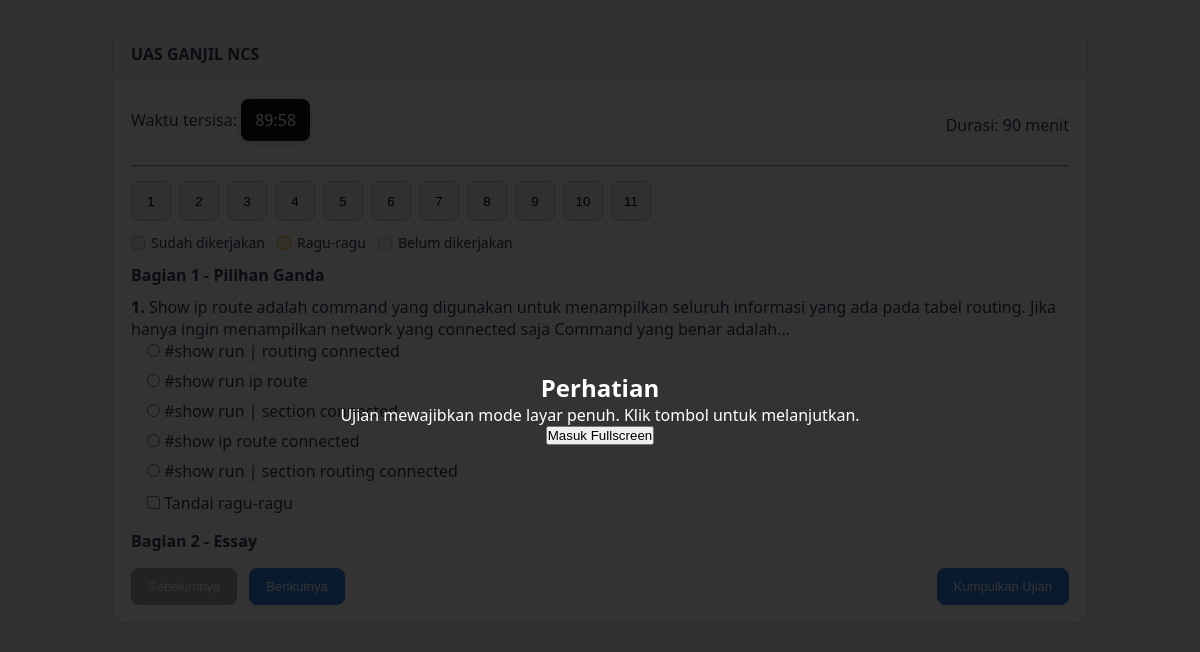
Page /siswa/ujian/take.php?id=34 (signed in) on the committed database.
### tables this page shows
CREATE TABLE `soal` (
  `id` int(11) NOT NULL,
  `assignment_id` int(11) NOT NULL,
  `judul_ujian` varchar(200) NOT NULL,
  `deskripsi` text DEFAULT NULL,
  `jenis_ujian` enum('Harian','UTS','UAS') NOT NULL DEFAULT 'Harian',
  `semester` enum('Ganjil','Genap') NOT NULL DEFAULT 'Ganjil',
  `waktu_mulai` datetime NOT NULL,
  `waktu_selesai` datetime NOT NULL,
  `durasi` int(11) NOT NULL COMMENT 'Durasi dalam menit',
  `tampil_nilai` tinyint(1) NOT NULL DEFAULT 0 COMMENT 'Apakah siswa bisa lihat nilai',
  `created_at` timestamp NOT NULL DEFAULT current_timestamp(),
  `updated_at` timestamp NOT NULL DEFAULT current_timestamp() ON UPDATE current_timestamp(),
  `bank_soal_id` int(11) DEFAULT NULL
);

CREATE TABLE `detail_soal` (
  `id` int(11) NOT NULL,
  `soal_id` int(11) NOT NULL,
  `master_soal_id` int(11) DEFAULT NULL,
  `tipe_soal` enum('pilihan_ganda','pilihan_ganda_kompleks','benar_salah','essay') NOT NULL,
  `pertanyaan` text NOT NULL,
  `pilihan_a` text DEFAULT NULL,
  `pilihan_a_path` varchar(255) DEFAULT NULL,
  `pilihan_b` text DEFAULT NULL,
  `pilihan_b_path` varchar(255) DEFAULT NULL,
  `pilihan_c` text DEFAULT NULL,
  `pilihan_c_path` varchar(255) DEFAULT NULL,
  `pilihan_d` text DEFAULT NULL,
  `pilihan_d_path` varchar(255) DEFAULT NULL,
  `pilihan_e` text DEFAULT NULL,
  `pilihan_e_path` varchar(255) DEFAULT NULL,
  `gambar_path` varchar(255) DEFAULT NULL,
  `gambar_posisi` enum('atas','bawah') DEFAULT NULL,
  `video_url` varchar(255) DEFAULT NULL,
  `video_posisi` enum('atas','bawah') DEFAULT NULL,
  `jawaban_benar` text DEFAULT NULL COMMENT 'PG: A/B/C/D/E, PG Kompleks: A,B,D, Benar/Salah: benar/salah, Essay: NULL',
  `bobot` int(11) NOT NULL DEFAULT 1,
  `urutan` int(11) NOT NULL DEFAULT 1,
  `created_at` timestamp NOT NULL DEFAULT current_timestamp(),
  `updated_at` timestamp NOT NULL DEFAULT current_timestamp() ON UPDATE current_timestamp()
);

### config/database.php (called while the page is built, shortened)
<?php
$DB_HOST = '127.0.0.1';
$DB_USER = 'root';
$DB_PASS = '';
$DB_NAME = 'lms_kgb2';
$conn = mysqli_connect($DB_HOST, $DB_USER, $DB_PASS, $DB_NAME);
mysqli_set_charset($conn, 'utf8mb4');
function db() {
    global $conn;
    return $conn;
}
function query($sql) {
    $result = mysqli_query(db(), $sql);
    return $result;
}
function fetch_all($result) {
    return $result ? mysqli_fetch_all($result, MYSQLI_ASSOC) : [];
}
?>

### siswa/ujian/take.php (the view, shortened to what this page needs)
<?php
require_once __DIR__ . '/../../config/database.php';
function get_soal_detail($soal_id) {
    $soal_id = (int)$soal_id;
    $sql = "SELECT s.*, ag.kelas_id, ag.mapel_id, ag.tahun_ajaran_id, ta.semester
            FROM soal s
            JOIN assignment_guru ag ON ag.id = s.assignment_id
            JOIN tahun_ajaran ta ON ta.id = ag.tahun_ajaran_id
            WHERE s.id = {$soal_id} LIMIT 1";
    $res = query($sql);
    return $res ? fetch_assoc($res) : null;
}
function siswa_boleh_ikut($siswa_id, $soal) {
    $jenis = isset($soal['jenis_ujian']) ? (string)$soal['jenis_ujian'] : '';
    if ($jenis === 'UTS' || $jenis === 'UAS') {
        $soal_id = (int)$soal['id'];
    }
    return true;
}
$soal_id = isset($_GET['id']) ? (int)$_GET['id'] : 0;
$soal = get_soal_detail($soal_id);
$detail = fetch_all(query("SELECT * FROM detail_soal WHERE soal_id={$soal_id} ORDER BY urutan ASC, id ASC"));
shuffle($detail);
?>
<!DOCTYPE html>
<html lang="id">
<head>
  <link rel="stylesheet" href="../../assets/css/style.css">
</head>
<body>
  <div class="container">
    <div class="card">
      <div class="card-header">
        <?php echo htmlspecialchars(($soal['judul_ujian']) ?? ''); ?>
      </div>
      <div class="card-body">
        <div class="actions" style="justify-content:space-between;align-items:center">
          <div>Waktu tersisa: <span id="exam-timer" class="timer">--:--</span></div>
          <div>Durasi: <?php echo (int)$soal['durasi']; ?> menit</div>
        </div>
        <hr>
        <form id="exam-form" method="post" action="take.php?action=submit">
          <div id="qnav" class="qnav" aria-label="Daftar Nomor Soal"></div>
          <div class="legend" aria-hidden="false">
            <span class="legend-item"><span class="legend-box answered"></span> Sudah dikerjakan</span>
            <span class="legend-item"><span class="legend-box flagged"></span> Ragu-ragu</span>
            <span class="legend-item"><span class="legend-box unanswered"></span> Belum dikerjakan</span>
          </div>
          <?php
            $obj = []; $essayQ = [];
            foreach ($detail as $d) { if ($d['tipe_soal'] === 'essay') $essayQ[] = $d; else $obj[] = $d; }
            $qno = 1;
            if (count($obj) > 0) {
              echo '<h4 style="margin:10px 0">Bagian 1 - Pilihan Ganda</h4>';
              foreach ($obj as $d) {
          ?>
            <div class="soal" data-type="<?php echo htmlspecialchars(($d['tipe_soal']) ?? ''); ?>" data-key="<?php echo htmlspecialchars(($d['jawaban_benar']) ?? ''); ?>" data-id="<?php echo (int)$d['id']; ?>" data-bobot="<?php echo (int)$d['bobot']; ?>">
              <div><strong><?php echo ($qno++).'. '; ?></strong><?php echo nl2br(htmlspecialchars(($d['pertanyaan']) ?? '')); ?></div>
              <div class="opsi">
                <?php if ($d['tipe_soal'] === 'pilihan_ganda'): ?>
                  <?php
                    $opsi = [];
                    foreach (['A','B','C','D','E'] as $opt){
                      $key = 'pilihan_'.strtolower($opt);
                      $imgKey = $key.'_path';
                      if (!empty($d[$key]) || !empty($d[$imgKey])){
                        if (!empty($d[$imgKey])) {
                          $labelHtml = '<img src="../../assets/uploads/'.htmlspecialchars(($d[$imgKey]) ?? '').'" alt="Pilihan '.htmlspecialchars(($opt) ?? '').'" style="max-width:220px;height:auto;border:1px solid #eee;border-radius:6px">';
                          $opsi[] = [$opt, $labelHtml, true];
                        } else {
                          $opsi[] = [$opt, $d[$key], false];
                        }
                      }
                    }
                    shuffle($opsi);
                    foreach ($opsi as $item): list($opt,$label,$isHtml) = $item;
                  ?>
                    <div>
                      <label>
                        <input type="radio" name="answers[<?php echo (int)$d['id']; ?>]" value="<?php echo $opt; ?>"> <?php echo $isHtml ? $label : htmlspecialchars(($label) ?? ''); ?>
                      </label>
                    </div>
                  <?php endforeach; ?>
                <?php elseif ($d['tipe_soal'] === 'pilihan_ganda_kompleks'): ?>
                  <?php
                    $opsi = [];
                    foreach (['A','B','C','D','E'] as $opt){
                      $key = 'pilihan_'.strtolower($opt);
                      $imgKey = $key.'_path';
                      if (!empty($d[$key]) || !empty($d[$imgKey])){
                        if (!empty($d[$imgKey])) {
                          $labelHtml = '<img src="../../assets/uploads/'.htmlspecialchars(($d[$imgKey]) ?? '').'" alt="Pilihan '.htmlspecialchars(($opt) ?? '').'" style="max-width:220px;height:auto;border:1px solid #eee;border-radius:6px">';
                          $opsi[] = [$opt, $labelHtml, true];
                        } else {
                          $opsi[] = [$opt, $d[$key], false];
                        }
                      }
                    }
                    shuffle($opsi);
                    foreach ($opsi as $item): list($opt,$label,$isHtml) = $item;
                  ?>
                  <?php endforeach; ?>
                <?php elseif ($d['tipe_soal'] === 'benar_salah'): ?>
                  <div><label><input type="radio" name="answers[<?php echo (int)$d['id']; ?>]" value="benar"> Benar</label></div>
                  <div><label><input type="radio" name="answers[<?php echo (int)$d['id']; ?>]" value="salah"> Salah</label></div>
                <?php endif; ?>
                <div class="flag-row">
                  <label><input type="checkbox" name="flags[<?php echo (int)$d['id']; ?>]" value="1"> Tandai ragu-ragu</label>
                </div>
              </div>
            </div>
          <?php
              }
            }
            if (count($essayQ) > 0) {
              echo '<h4 style="margin:16px 0 10px">Bagian 2 - Essay</h4>';
          ?>
          <?php
            }
          ?>
          <div class="nav-actions">
            <div class="nav-buttons">
              <button type="button" class="btn btn-secondary" id="btn-prev">Sebelumnya</button>
              <button type="button" class="btn" id="btn-next">Berikutnya</button>
            </div>
            <button type="submit" class="btn btn-primary">Kumpulkan Ujian</button>
          </div>
        </form>
      </div>
    </div>
  </div>
</body>
</html>

### assets/css/style.css (style rules this page uses)
* { margin: 0; padding: 0; box-sizing: border-box; }
html, body { height: 100%; }
body { font-family: 'Segoe UI', Tahoma, Geneva, Verdana, sans-serif; background: #f5f7fa; color: #2c3e50; }
html, body { -webkit-text-size-adjust: 100%; -ms-text-size-adjust: 100%; }
.card { background: #fff; border-radius: 6px; box-shadow: 0 1px 3px rgba(0,0,0,0.06); margin-bottom: 20px; overflow: hidden; }
.card-header { background: #fff; color: #2c3e50; padding: 18px 22px; border-bottom: 2px solid #e9ecef; }
.card-body { padding: 22px; }
.btn { padding: 9px 18px; border: none; border-radius: 5px; cursor: pointer; text-decoration: none; display: inline-block; font-size: 13px; transition: all 0.2s ease; font-weight: 500; }
.btn-primary { background: #1976d2; color: #fff; }
img, .card, .slide img { max-width: 100%; height: auto; }
.header, .page-header, .header-bar, .card-header { display: flex; align-items: center; justify-content: space-between; gap: 12px; }

### siswa/ujian/take.php (style rules this page uses)
.container { max-width:1000px;margin:16px auto;padding:12px }
.card { background:#fff;border:1px solid #ddd;border-radius:10px;margin-bottom:16px;overflow:hidden }
.card-header { padding:14px 18px;background:#f5f5f5;font-weight:600 }
.card-body { padding:18px }
hr { margin:14px 0 }
.soal { margin-bottom:16px }
.opsi { margin-left:16px }
.timer { position:sticky;top:0;background:#111;color:#fff;padding:10px 14px;border-radius:8px;display:inline-block;margin-bottom:10px;box-shadow:0 2px 6px rgba(0,0,0,.15) }
.btn { display:inline-block;padding:10px 16px;border-radius:8px;border:1px solid #2c7be5;background:#2c7be5;color:#fff;cursor:pointer }
.btn-primary { background:#2c7be5;color:#fff;border-color:#2c7be5 }
.btn-secondary { background:#6c757d;color:#fff;border-color:#6c757d }
.btn:disabled { opacity:0.6;cursor:not-allowed }
.actions { display:flex;gap:14px;flex-wrap:wrap }
.qnav { display:flex;flex-wrap:wrap;gap:8px;margin:12px 0 }
.legend { display:flex;gap:12px;margin:8px 0 12px;align-items:center;font-size:14px }
.legend-item { display:flex;align-items:center;gap:6px }
.legend-box { width:14px;height:14px;border:1px solid #ccc;border-radius:4px;display:inline-block }
.legend-box.answered { background:#e6f4ea;border-color:#9ad0a4 }
.legend-box.unanswered { background:#f7f7f7;border-color:#ccc }
.legend-box.flagged { background:#fff3cd;border-color:#ffca2c }
.flag-row { margin-top:10px }
.opsi > div { margin-bottom:8px }
.nav-actions { margin-top:16px;display:flex;justify-content:space-between;align-items:center;gap:12px }
.nav-buttons { display:flex;gap:12px;flex-wrap:wrap }

### rows in the picture
soal: judul_ujian "UAS GANJIL NCS", durasi "90"
detail_soal: pertanyaan "Show ip route adalah command yang digunakan untuk menampilkan seluruh informasi yang ada pada tabel routing. Jika hanya ingin menampilkan network yang connected saja Command yang benar adalah…", label "#show run | routing connected", label "#show run ip route", label "#show run | section connected", label "#show ip route connected", pilihan_a "#show run | section routing connected"
